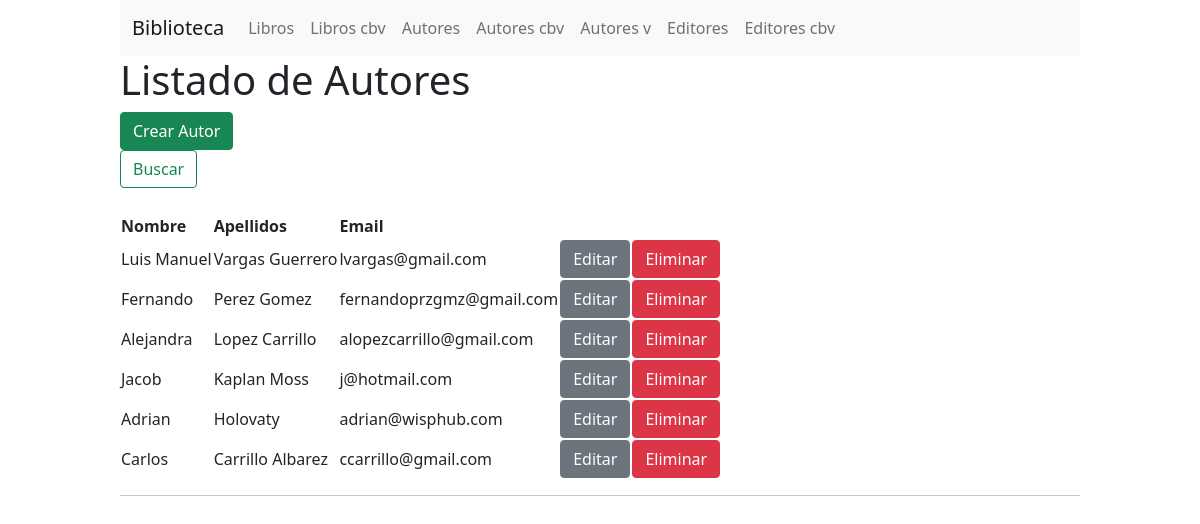
Page /autores_cbv/ on the committed database.
### biblioteca/models.py (models this page shows, shortened)
class Autor(models.Model):
    nombre = models.CharField(max_length=30)
    apellidos = models.CharField(max_length=40)
    email = models.EmailField(null=True, blank=True)
    class Meta:
        ordering = ["-apellidos", "-nombre"]
        verbose_name = 'Autor'
        verbose_name_plural = 'Autores'

### biblioteca/views.py (the view)
# urls.py: url(r'^autores_cbv/$', AutorListView.as_view(), name="autores_cbv"),
class AutorListView(ListView):
    model = Autor
    template_name = "autor_listado__cbv.html"

### biblioteca/templates/autor_listado__cbv.html (shortened to what this page needs)
{% extends 'shared/base.html' %}
{% block content %}
    <h1>Listado de Autores</h1>
    <div class="bibl-table">
        <div class="bibl-table-header">
            <a href="/crear/autor_cbv">
            <button type="button" class="btn btn-success">
                Crear Autor
            </button>
            </a>
            <form action="" method="get" class="d-flex">
                <button class="btn btn-outline-success" type="submit">Buscar</button>
            </form>
        </div>
        <div class="bibl-table-body" style="margin-top: 25px;">
            <table>
            <thead>
            <tr>
                <th scope="col">Nombre</th>
                <th scope="col">Apellidos</th>
                <th scope="col">Email</th>
            </tr>
            </thead>
            <tbody>
            {% for data in object_list %}
                <tr>
                    <td> {{data.nombre}} </td>
                    <td> {{data.apellidos}} </td>
                    <td> {{data.email}} </td>
                    <td><a
                        href="/modificar/autor_cbv/{{ data.id }}"
                        class="btn btn-secondary">
                        Editar
                    </a></td>
                    <td><a
                        href="/eliminar/autor_cbv/{{ data.id }}"
                        class="btn btn-danger">
                        Eliminar
                    </a></td>
                </tr>
            {% endfor %}
            </tbody>
        </table>
        </div>
    </div>
{% endblock  %}

### rows in the picture
Autor: nombre "Luis Manuel", apellidos "Vargas Guerrero", email "lvargas@gmail.com"
Autor: nombre "Fernando", apellidos "Perez Gomez", email "fernandoprzgmz@gmail.com"
Autor: nombre "Alejandra", apellidos "Lopez Carrillo", email "alopezcarrillo@gmail.com"
Autor: nombre "Jacob", apellidos "Kaplan Moss", email "j@hotmail.com"
Autor: nombre "Adrian", apellidos "Holovaty", email "adrian@wisphub.com"
Autor: nombre "Carlos", apellidos "Carrillo Albarez", email "ccarrillo@gmail.com"
